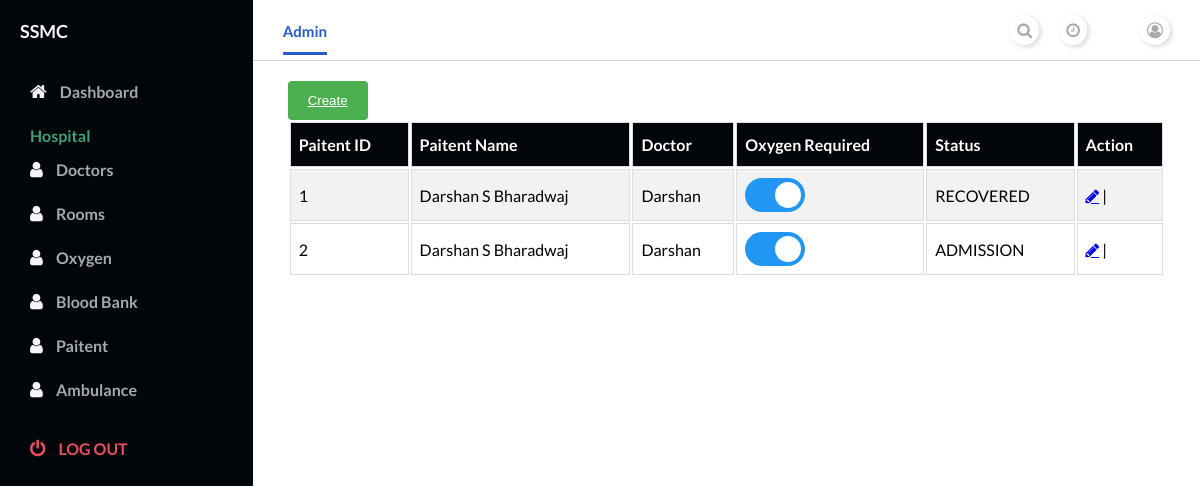
Screenshot of /hospital/dashboard/paitentlist (signed in) with the database file from the repository.
### hospital/models.py (models this page shows, shortened)
class PaitentModel(models.Model):
    PAITENT_CHOICES = (
        ('ADMISSION','ADMISSION'),
        ('ONHOLD','ONHOLD'),
        ('PURSUING','PURSUING'),
        ('RECOVERED','RECOVERED'),
        )
    paitenthospital = models.ForeignKey(User, on_delete=models.CASCADE,
                               related_name='paitenthospital')
    doctor = models.ForeignKey(DoctorModel, on_delete=models.CASCADE,
                               related_name='doctor')
    paitentstatus=models.CharField(blank=True,null=True,choices=PAITENT_CHOICES,max_length=20)
    name=models.CharField(null=True,blank=True,max_length=50)
    disease=models.TextField(blank=True,null=True,default="")
    oxygenstatus=models.BooleanField(default=False)
    room=models.ForeignKey(RoomModel, on_delete=models.CASCADE,
                               related_name='room')

class DoctorModel(models.Model):
    hospital = models.ForeignKey(User, on_delete=models.CASCADE,
                               related_name='hospital')
    doctor_name=models.CharField(max_length=50, null=False, blank=False)
    phone_number = PhoneField(blank=True, help_text='Contact phone number')
    address=models.TextField(blank=True,null=True,default="")
    status=models.BooleanField(default=False)
    class Meta:
        unique_together = ("doctor_name",)
        ordering = ('-status',)
    def __str__(self):
        return self.doctor_name

### accounts/models.py (models this page shows, shortened)
class User(AbstractUser):
    username = None
    role = models.CharField(max_length=12, error_messages={
        'required': "Role must be provided"
    })
    gender = models.CharField(max_length=10, blank=True, null=True, default="")
    email = models.EmailField(unique=True, blank=False,
                              error_messages={
                                  'unique': "A user with that email already exists.",
                              })
    address=models.TextField(blank=True,null=True,default="")
    phone_number = PhoneField(blank=True, help_text='Contact phone number')
    pincode=models.CharField( max_length=6, default="")
    USERNAME_FIELD = "email"
    REQUIRED_FIELDS = []
    objects = UserManager()

### hospital/views.py (the view)
# urls.py: path('paitentlist', PaitentListView, name='paitent-list'),
@login_required
def PaitentListView(request):
    paitents=PaitentModel.objects.filter(paitenthospital=request.user).order_by('-oxygenstatus')
    return render(request,"hospital/paitentlist.html",{"paitents":paitents})

### templates/hospital/paitentlist.html (shortened to what this page needs)
{% extends 'hospital/home.html' %}
{% load static %}
{% block content %}
<main>
    <div class="main__container">
        <button class="create" href=""> <a href="{% url 'hospital:oxygen-create' %}">Create</a> </button>
<table id="doctor">
    <tr>
      <th>Paitent ID</th>
      <th>Paitent Name</th>
      <th>Doctor</th>
      <th>Oxygen Required</th>
      <th>Status</th>
      <th colspan="2">Action</th>
    </tr>
    {% for p in paitents %}
    <tr>
      <td>{{p.id}}</td>
      <td>{{p.name}}</td>
      <td>{{p.doctor}}</td>
      <td>
        <label class="switch">
        <span class="slider round"></span>
          </label>
    </td>
    <td>
        {{p.paitentstatus}}
    </td>
    <td>
        <a class="fa fa-pencil"  href="{% url 'hospital:paitent-edit' pk=p.id %}" ></a> |
    </td>
    </tr>
        {% endfor %}
      </table>
    </div>
  </main>
{% endblock %}

### templates/hospital/home.html (shortened to what this page needs)
{% load static %}
<!DOCTYPE html>
<html lang="en">
<head>
    <link
      rel="stylesheet"
      href="https://stackpath.bootstrapcdn.com/font-awesome/4.7.0/css/font-awesome.min.css"
    />
    <link rel="stylesheet" href="{% static 'dashboard/style.css' %}" />
</head>
<body id="body">
    <div class="container">
    <nav class="navbar">
      <div class="navbar__left">
        <a class="active_link" href="#">Admin</a>
      </div>
      <div class="navbar__right">
        <a href="#">
          <i class="fa fa-search" aria-hidden="true"></i>
        </a>
        <a href="#">
          <i class="fa fa-clock-o" aria-hidden="true"></i>
        </a>
        <a href="#">
          <i class="fa fa-user-circle-o" aria-hidden="true"></i>
        </a>
      </div>
    </nav>
    {% block content %} {% endblock %}
      <div id="sidebar">
        <div class="sidebar__title">
          <div class="sidebar__img">
            <h1> {{ request.user.first_name }}</h1>
          </div>
        </div>
        <div class="sidebar__menu">
          <div class="sidebar__link ">
            <i class="fa fa-home"></i>
            <a href="{% url 'hospital:hospital-dashboard' %}">Dashboard</a>
          </div>
          <h2>Hospital</h2>
          <div class="sidebar__link">
            <i class="fa fa-user" aria-hidden="true"></i>
            <a href="{% url 'hospital:doctor-list' %}">Doctors</a>
          </div>
          <div class="sidebar__link">
            <i class="fa fa-user" aria-hidden="true"></i>
            <a href="{% url 'hospital:room-list' %}">Rooms</a>
          </div>
          <div class="sidebar__link">
            <i class="fa fa-user" aria-hidden="true"></i>
            <a href="{% url 'hospital:oxygen-list' %}">Oxygen</a>
          </div>
          <div class="sidebar__link">
            <i class="fa fa-user" aria-hidden="true"></i>
            <a href="{% url 'hospital:blood-list' %}">Blood Bank</a>
          </div>
          <div class="sidebar__link">
            <i class="fa fa-user" aria-hidden="true"></i>
            <a href="{% url 'hospital:paitent-list' %}">Paitent</a>
          </div>
          <div class="sidebar__link">
            <i class="fa fa-user" aria-hidden="true"></i>
            <a href="{% url 'hospital:ambulance-list' %}">Ambulance</a>
          </div>
           <div class="sidebar__logout">
            <i class="fa fa-power-off"></i>
            <a href="{% url 'accounts:logout' %}">Log out</a>
          </div>
        </div>
      </div>
    </div>
</body>
</html>

### assets/dashboard/style.css (style rules this page uses)
* { margin: 0; padding: 0; }
body { box-sizing: border-box; font-family: "Lato", sans-serif; }
.container { display: grid; height: 100vh; grid-template-columns: 0.8fr 1fr 1fr 1fr; grid-template-rows: 0.2fr 3fr; grid-template-areas: "sidebar nav nav nav" "sidebar main main main"; }
.navbar { background: #ffffff; grid-area: nav; height: 60px; display: flex; align-items: center; justify-content: space-between; padding: 0 30px 0 30px; border-bottom: 1px solid lightgray; }
.navbar__left > a { margin-right: 30px; text-decoration: none; color: #a5aaad; font-size: 15px; font-weight: 700; }
.navbar__left .active_link { color: #265acc; border-bottom: 3px solid #265acc; padding-bottom: 12px; }
.navbar__right { display: flex; justify-content: center; align-items: center; }
.navbar__right > a { margin-left: 20px; text-decoration: none; }
.navbar__right > a > i { color: #a5aaad; font-size: 16px; border-radius: 50px; background: #ffffff; box-shadow: 2px 2px 5px #d9d9d9, -2px -2px 5px #ffffff; padding: 7px; }
main { background: #ffffff; grid-area: main; overflow-y: auto; }
.main__container { padding: 20px 35px; }
#sidebar { background: #020509; grid-area: sidebar; overflow-y: auto; padding: 20px; -webkit-transition: all 0.5s; transition: all 0.5s; }
.sidebar__title { display: flex; justify-content: space-between; align-items: center; color: #f3f4f6; margin-bottom: 30px; }
.sidebar__img { display: flex; align-items: center; }
.sidebar__title > div > h1 { font-size: 18px; display: inline; }
.sidebar__menu > h2 { color: #3ea175; font-size: 16px; margin-top: 15px; margin-bottom: 5px; padding: 0 10px; font-weight: 700; }
.sidebar__link { color: #f3f4f6; padding: 10px; border-radius: 3px; margin-bottom: 5px; }
.sidebar__link > a { text-decoration: none; color: #a5aaad; font-weight: 700; }
.sidebar__link > i { margin-right: 10px; font-size: 18px; }
.sidebar__logout { margin-top: 20px; padding: 10px; color: #e65061; }
.sidebar__logout > a { text-decoration: none; color: #e65061; font-weight: 700; text-transform: uppercase; }
.sidebar__logout > i { margin-right: 10px; font-size: 18px; }

### templates/hospital/paitentlist.html (style rules this page uses)
#doctor { border-radius: 2px solid grey; overflow-x:auto; width: 100%; }
#doctor td, #doctor th { border: 1px solid #ddd; padding: 8px; }
#doctor tr:nth-child(even) { background-color: #f2f2f2; }
#doctor th { padding-top: 12px; padding-bottom: 12px; text-align: left; background-color: rgb(2, 5, 9);; color: white; }
.switch { position: relative; display: inline-block; width: 60px; height: 34px; }
.slider { position: absolute; cursor: pointer; top: 0; left: 0; right: 0; bottom: 0; background-color: #ccc; -webkit-transition: .4s; transition: .4s; }
.slider:before { position: absolute; content: ""; height: 26px; width: 26px; left: 4px; bottom: 4px; background-color: white; -webkit-transition: .4s; transition: .4s; }
input:checked + .slider { background-color: #2196F3; }
input:checked + .slider:before { -webkit-transform: translateX(26px); -ms-transform: translateX(26px); transform: translateX(26px); }
.slider.round { border-radius: 34px; }
.slider.round:before { border-radius: 50%; }
.create { background-color: #4CAF50; color: white; padding: 12px 20px; border: none; border-radius: 4px; cursor: pointer; float: left; }
.create >a { color: white; }

### rows the page displays
PaitentModel: id "1", name "Darshan S Bharadwaj", doctor "Darshan", paitentstatus "RECOVERED"
PaitentModel: id "2", name "Darshan S Bharadwaj", doctor "Darshan", paitentstatus "ADMISSION"
User: user.first_name "SSMC"
